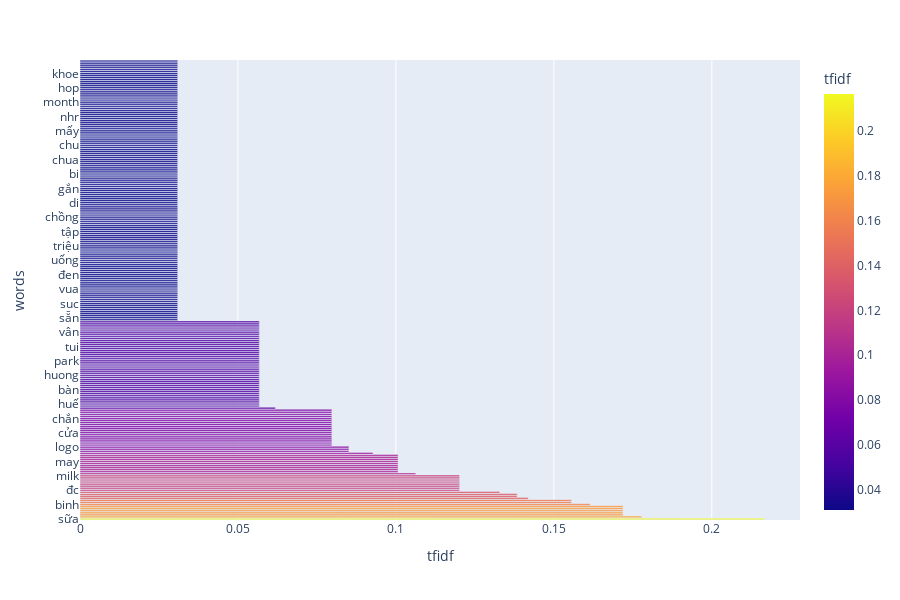

The code cell stored with this chart in its notebook:
### Code cell
import pandas as pd
import io
import numpy as np
from sklearn.feature_extraction.text import CountVectorizer
from sklearn.feature_extraction.text import TfidfVectorizer
from sklearn.feature_extraction.text import TfidfTransformer
import plotly.express as px
from datetime import date
from pandas.api.types import CategoricalDtype
import plotly.graph_objects as go


def remove_unnecessary_words(text, all_unnecessary_words):
    text_words = text.split()
    result_words = [word for word in text_words if word not in all_unnecessary_words and word.isalpha() == True]
    result = ' '.join(result_words)
    if result == '':
        result = np.nan
    return result


def pre_process():
    # read stop words from file
    with io.open("vn_stopwords.txt", "r", encoding="utf-8") as my_file:
        vn_stopwords = my_file.read()
    vn_stopwords = vn_stopwords.splitlines()

    unnecessary_words = ['url', 'u', 'e', 'o', 'a', 'i', 'c', 'b', 'la', 'giup', 'oi', 'gui', 'nhg', 'chi', 'minh',
                         'shop',
                         'lam', 'tam', 'nhat', 'dung', 'mua', 'co', 'ko',
                         'a?',
                         'ko?', 'ok', '1', '2', '3', '4', 'dc', 'ạ?', 'uki', 'uh', 'alo', 'okie', 'thks']
    all_unnecessary_words = vn_stopwords + unnecessary_words
    customer_message = df['customer'].str.lower()
    customer_message = customer_message.drop(all_unnecessary_words, errors="ignore")
    customer_message = customer_message.dropna()
    customer_message = customer_message.apply(lambda row: remove_unnecessary_words(row, all_unnecessary_words))
    customer_message = customer_message.dropna().reset_index(drop=True)
    return customer_message


def tfidf_calculator(count_vectorizer, tfidf_transformer, documents):
    # calculate term frequency
    count_vectorizer.fit(documents)
    vector = count_vectorizer.fit_transform(documents)
    # pd.DataFrame(vector.toarray(),columns=vectorize.get_feature_names())

    # calculate idf
    tfidf_transformer.fit(vector)


excel_file_path = 'conversations.xlsx'
xls = pd.ExcelFile(excel_file_path)
df = pd.read_excel(xls, '0')

date_dict = {}
time_dict = {}
morning_dict = {}
afternoon_dict = {}
night_dict = {}

week_day = ['monday', 'tuesday', 'wednesday', 'thursday', 'friday', 'saturday', 'sunday']
for index, value in df['fixed_time'].items():
    day = date(value.year, value.month, value.day).weekday()
    if week_day[day] in date_dict:
        date_dict[week_day[day]] += 1
    else:
        date_dict[week_day[day]] = 1

    hour = value.hour
    if 12 < hour < 18:
        # if 'afternoon' in time_dict:
        if week_day[day] in afternoon_dict:
            # time_dict['afternoon'] += 1
            afternoon_dict[week_day[day]] += 1
            continue
        # time_dict['afternoon'] = 1
        afternoon_dict[week_day[day]] = 1
    elif 18 < hour or hour < 5:
        # if 'night' in time_dict:
        if week_day[day] in night_dict:
            # time_dict['night'] += 1
            night_dict[week_day[day]] += 1
            continue
        # time_dict['night'] = 1
        night_dict[week_day[day]] = 1
    else:
        # if 'morning' in time_dict:
        if week_day[day] in morning_dict:
            # time_dict['morning'] += 1
            morning_dict[week_day[day]] += 1
            continue
        # time_dict['morning'] = 1
        morning_dict[week_day[day]] = 1

customer_message = pre_process()
documents = customer_message.tolist()

all_lines = ''
for index, line in customer_message.items():
    all_lines += line + ' '

# calculate tf-idf

vectorizer = CountVectorizer()
tfidf_transformer = TfidfTransformer()
tfidf_calculator(vectorizer, tfidf_transformer, documents)

tfidf_vector = tfidf_transformer.transform(vectorizer.transform([all_lines]))
tfidf_dataframe = pd.DataFrame(tfidf_vector.toarray(), index=['tfidf'])
tfidf_dataframe = tfidf_dataframe.transpose()
tfidf_dataframe['words'] = vectorizer.get_feature_names()
tfidf_dataframe = tfidf_dataframe.sort_values(by='tfidf', ascending=False)[['words', 'tfidf']]

fig = px.bar(tfidf_dataframe, x=tfidf_dataframe['tfidf'], y=tfidf_dataframe['words'],
             color=tfidf_dataframe['tfidf'],
             orientation='h', height=600)
fig.show()

bigram_vectorizer = CountVectorizer(ngram_range=(2, 2))
bigram_tfidf_transformer = TfidfTransformer()
tfidf_calculator(bigram_vectorizer, bigram_tfidf_transformer, documents)

bigram_tfidf_vector = bigram_tfidf_transformer.transform(bigram_vectorizer.transform([all_lines]))
bigram_tfidf_dataframe = pd.DataFrame(bigram_tfidf_vector.toarray(), index=['tfidf'])
bigram_tfidf_dataframe = bigram_tfidf_dataframe.transpose()
bigram_tfidf_dataframe['words'] = bigram_vectorizer.get_feature_names()
bigram_tfidf_dataframe = bigram_tfidf_dataframe.sort_values(by='tfidf', ascending=False)[['words', 'tfidf']]

### Figure 1 — Plotly figure (JSON) as saved in the notebook; plotly's stock layout.template omitted (floating-point values rounded to 4 significant figures; data arrays with more than 128 entries replaced by an {"elided": "..."} marker saying what was removed)
{"data": [{"alignmentgroup": "True", "hoverlabel": {"namelength": 0}, "hovertemplate": "tfidf=%{marker.color}<br>words=%{y}", "legendgroup": "", "marker": {"color": {"elided": "224 float values"}, "coloraxis": "coloraxis"}, "name": "", "offsetgroup": "", "orientation": "h", "showlegend": false, "textposition": "auto", "type": "bar", "x": {"elided": "224 float values"}, "xaxis": "x", "y": {"elided": "224 str values"}, "yaxis": "y"}], "layout": {"barmode": "relative", "coloraxis": {"colorbar": {"title": {"text": "tfidf"}}, "colorscale": [[0, "#0d0887"], [0.1111, "#46039f"], [0.2222, "#7201a8"], [0.3333, "#9c179e"], [0.4444, "#bd3786"], [0.5556, "#d8576b"], [0.6667, "#ed7953"], [0.7778, "#fb9f3a"], [0.8889, "#fdca26"], [1, "#f0f921"]]}, "height": 600, "legend": {"tracegroupgap": 0}, "margin": {"t": 60}, "xaxis": {"anchor": "y", "domain": [0, 1], "title": {"text": "tfidf"}}, "yaxis": {"anchor": "x", "domain": [0, 1], "title": {"text": "words"}}}}
